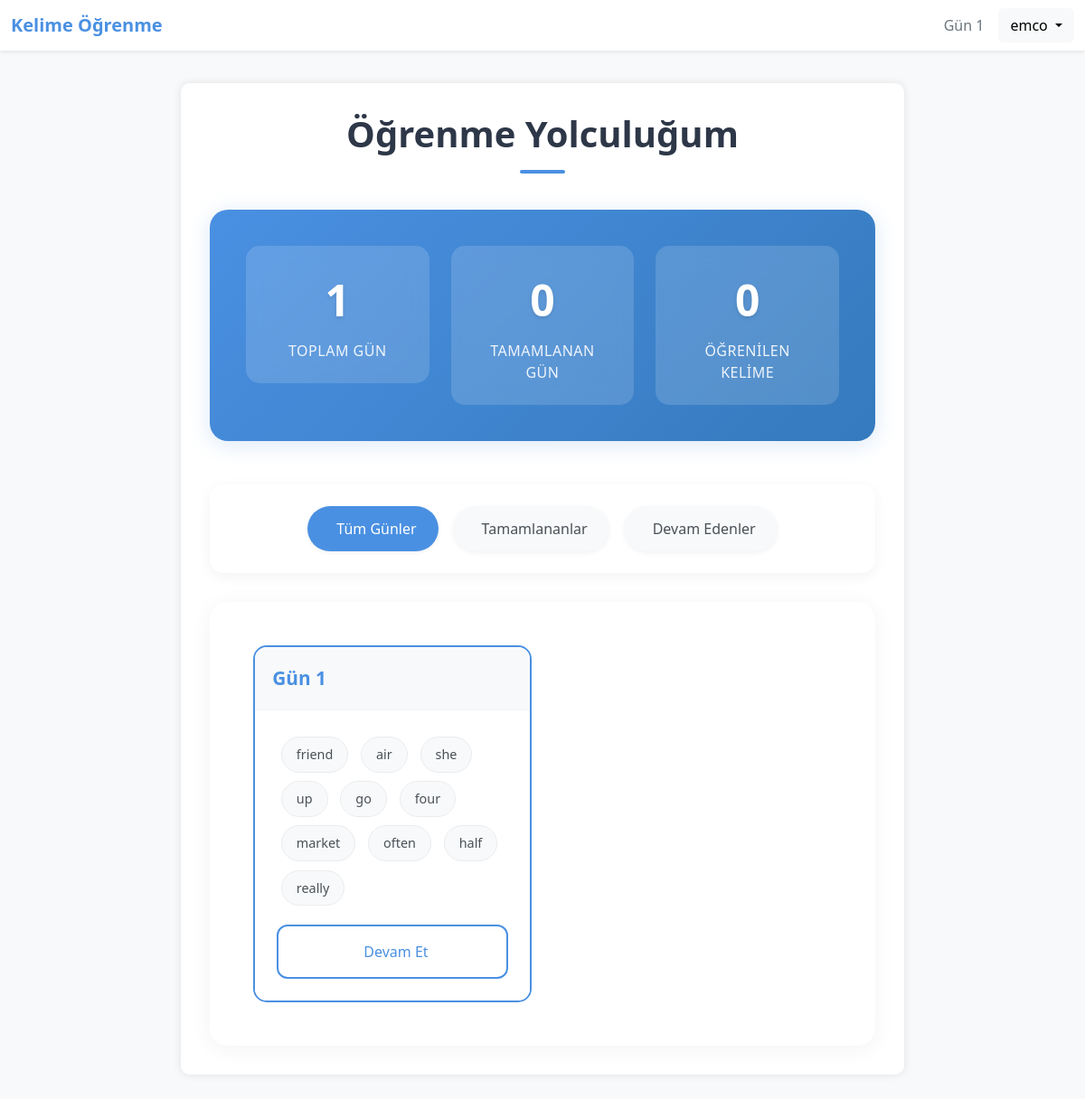
The page /dashboard (signed in) on the database its author committed.
### app.py (models this page shows)
class User(UserMixin, db.Model):
    id = db.Column(db.Integer, primary_key=True)
    username = db.Column(db.String(80), unique=True, nullable=False)
    password_hash = db.Column(db.String(120), nullable=False)
    current_day = db.Column(db.Integer, default=1)
    progress = db.relationship('UserProgress', backref='user', lazy=True)

class UserProgress(db.Model):
    id = db.Column(db.Integer, primary_key=True)
    user_id = db.Column(db.Integer, db.ForeignKey('user.id'), nullable=False)
    day = db.Column(db.Integer, nullable=False)
    words = db.Column(db.String(500), nullable=False)  # JSON string olarak saklayacağız
    completed = db.Column(db.Boolean, default=False)
    date_completed = db.Column(db.DateTime)

### app.py (the view)
@app.route('/dashboard')
@login_required
def dashboard():
    progress_list = UserProgress.query.filter_by(
        user_id=current_user.id
    ).order_by(UserProgress.day.desc()).all()
    for progress in progress_list:
        progress.word_list = json.loads(progress.words)
    return render_template('dashboard.html', progress_list=progress_list)

### app.py (called while the page is built)
@login_manager.user_loader
def load_user(user_id):
    return User.query.get(int(user_id))

### templates/dashboard.html (shortened to what this page needs)
{% extends "base.html" %}
{% block extra_head %}
<link rel="stylesheet" href="https://cdnjs.cloudflare.com/ajax/libs/animate.css/4.1.1/animate.min.css">
{% endblock %}
{% block content %}
<div class="dashboard-container animate__animated animate__fadeIn">
    <h1 class="page-title">Öğrenme Yolculuğum</h1>
    <div class="stats-container">
        <div class="row g-4">
            <div class="col-md-4">
                <div class="stat-card">
                    <div class="stat-number">{{ progress_list|length }}</div>
                    <div class="stat-label">TOPLAM GÜN</div>
                </div>
            </div>
            <div class="col-md-4">
                <div class="stat-card">
                    <div class="stat-number">{{ progress_list|selectattr('completed')|list|length }}</div>
                    <div class="stat-label">TAMAMLANAN GÜN</div>
                </div>
            </div>
            <div class="col-md-4">
                <div class="stat-card">
                    <div class="stat-number">{{ (progress_list|selectattr('completed')|list|length * 10) }}</div>
                    <div class="stat-label">ÖĞRENİLEN KELİME</div>
                </div>
            </div>
        </div>
    </div>
    <div class="filter-section">
        <div class="filter-buttons">
            <button class="filter-button active" data-filter="all">
                Tüm Günler
            </button>
            <button class="filter-button" data-filter="completed">
                Tamamlananlar
            </button>
            <button class="filter-button" data-filter="ongoing">
                Devam Edenler
            </button>
        </div>
    </div>
    <div class="timeline-container">
        <div class="days-grid">
            {% for progress in progress_list %}
            <div class="day-item {{ 'completed' if progress.completed else 'ongoing' }}">
                <div class="day-card {% if progress.day == current_user.current_day %}current-day{% endif %}">
                    <div class="day-header">
                        <div class="d-flex justify-content-between align-items-center">
                            <div>
                                <div class="day-number">Gün {{ progress.day }}</div>
                            </div>
                        </div>
                    </div>
                    <div class="word-badges-container">
                        {% for word in progress.word_list %}
                            <span class="word-badge">{{ word }}</span>
                        {% endfor %}
                        <form action="{{ url_for('learn') }}" method="get">
                            <button type="submit" class="action-button">
                                {{ 'Tekrar Et' if progress.completed else 'Devam Et' }}
                            </button>
                        </form>
                    </div>
                </div>
            </div>
            {% endfor %}
        </div>
    </div>
</div>
{% endblock %}

### templates/base.html (shortened to what this page needs)
<!DOCTYPE html>
<html lang="tr">
<head>
    <link href="https://cdn.jsdelivr.net/npm/bootstrap@5.3.0/dist/css/bootstrap.min.css" rel="stylesheet">
    {% block extra_head %}{% endblock %}
</head>
<body>
    {% if current_user.is_authenticated %}
    <nav class="navbar navbar-expand-lg navbar-light bg-white fixed-top shadow-sm">
        <div class="container-fluid">
            <a class="navbar-brand" href="{{ url_for('home') }}">Kelime Öğrenme</a>
            <div class="user-profile">
                <span>Gün {{ current_user.current_day }}</span>
                <div class="dropdown">
                    <button class="btn btn-light dropdown-toggle" type="button" id="dropdownMenuButton" data-bs-toggle="dropdown" aria-expanded="false">
                        {{ current_user.username }}
                    </button>
                </div>
            </div>
        </div>
    </nav>
    {% endif %}
    <div class="container">
        {% block content %}{% endblock %}
    </div>
</body>
</html>

### templates/base.html (style rules this page uses)
body { font-family: 'Segoe UI', Tahoma, Geneva, Verdana, sans-serif; background-color: #f8f9fa; padding-top: 60px; }
.container { max-width: 800px; margin: 2rem auto; padding: 2rem; background-color: white; border-radius: 10px; box-shadow: 0 0 10px rgba(0,0,0,0.1); }
.navbar-brand { font-weight: bold; color: #4a90e2 !important; }
.user-profile { display: flex; align-items: center; gap: 1rem; }
.user-profile span { color: #6c757d; }

### templates/dashboard.html (style rules this page uses)
.dashboard-container { max-width: 1200px; margin: 0 auto; }
.stats-container { background: linear-gradient(135deg, #4a90e2 0%, #357abd 100%); border-radius: 20px; padding: 2.5rem; color: white; margin-bottom: 3rem; box-shadow: 0 4px 25px rgba(74, 144, 226, 0.2); }
.stat-card { text-align: center; padding: 1.5rem; background: rgba(255, 255, 255, 0.15); border-radius: 15px; backdrop-filter: blur(10px); transition: transform 0.3s ease; }
.stat-number { font-size: 3rem; font-weight: bold; margin-bottom: 0.5rem; text-shadow: 0 2px 4px rgba(0,0,0,0.1); }
.stat-label { font-size: 1rem; opacity: 0.9; letter-spacing: 0.5px; }
.timeline-container { background: white; border-radius: 20px; padding: 2rem; box-shadow: 0 4px 25px rgba(0, 0, 0, 0.05); }
.filter-section { background: white; border-radius: 15px; padding: 1.5rem; margin-bottom: 2rem; box-shadow: 0 4px 15px rgba(0, 0, 0, 0.05); }
.filter-buttons { display: flex; gap: 1rem; justify-content: center; flex-wrap: wrap; }
.filter-button { padding: 0.8rem 1.5rem; border: none; border-radius: 25px; background: #f8f9fa; color: #495057; font-weight: 500; cursor: pointer; transition: all 0.3s ease; box-shadow: 0 2px 5px rgba(0,0,0,0.05); }
.filter-button.active { background: #4a90e2; color: white; }
.days-grid { display: grid; grid-template-columns: repeat(auto-fill, minmax(300px, 1fr)); gap: 1.5rem; padding: 1rem; }
.day-card { background: white; border-radius: 15px; overflow: hidden; transition: all 0.3s ease; border: 1px solid #eef2f7; }
.day-header { background: #f8f9fa; padding: 1.2rem; border-bottom: 1px solid #eef2f7; position: relative; }
.day-number { font-size: 1.3rem; font-weight: bold; color: #4a90e2; }
.word-badges-container { padding: 1.5rem; background: #ffffff; }
.word-badge { display: inline-block; font-size: 0.9rem; margin: 0.3rem; padding: 0.5rem 1rem; background-color: #f8f9fa; color: #495057; border-radius: 20px; transition: all 0.2s ease; border: 1px solid #e9ecef; }
.action-button { width: 100%; padding: 1rem; border-radius: 12px; border: 2px solid #4a90e2; background: transparent; color: #4a90e2; font-weight: 500; transition: all 0.3s ease; margin-top: 1rem; }
.current-day { border: 2px solid #4a90e2; animation: pulse 2s infinite; }
.page-title { font-size: 2.5rem; font-weight: bold; color: #2d3748; text-align: center; margin-bottom: 2.5rem; position: relative; }
.page-title::after { content: ''; display: block; width: 50px; height: 4px; background: #4a90e2; margin: 1rem auto; border-radius: 2px; }

### rows shown on the page
User: current_day "1", username "emco"
UserProgress: day "1", word_list "friend" "air" "she" "up" "go" "four" "market" "often" "half" "really", completed "Devam Et"

### other values the page prints
{{ progress_list|length }} "1"
{{ progress_list|selectattr('completed')|list|length }} "0"
{{ (progress_list|selectattr('completed')|list|length * 10) }} "0"
